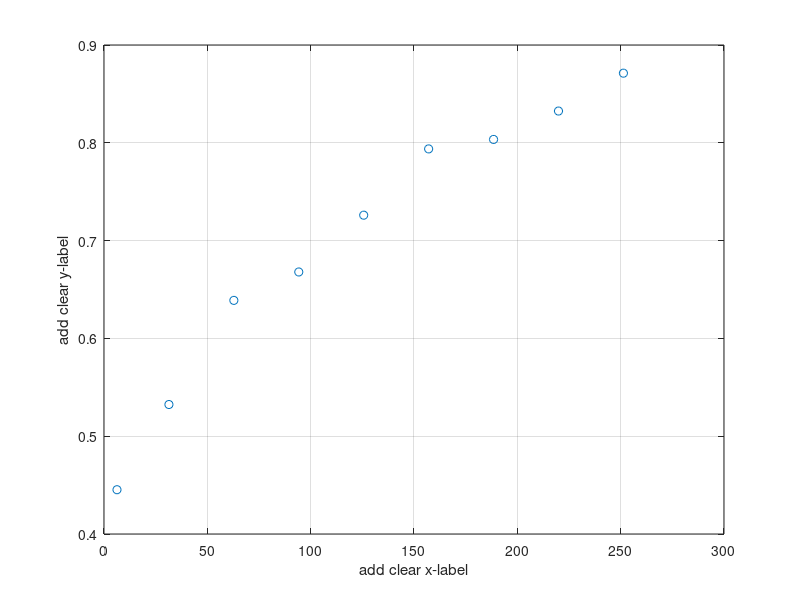

MATLAB code to generate this figure: (Note: this script raises an error after producing the figure.)
%%%%%%%%%%%%%%%%%%%%%%%%%%%%%%%%%%%%%%%%%%%%%%%%%%%%%%%%%%%%%%%%%%%%%%%%%%%
%                                                                         
%   Script name:        Lab1_5EWA0_c3_s1_template.m                      
%   Comments:           Template script for Lab 1 question 3.1
%
%%%%%%%%%%%%%%%%%%%%%%%%%%%%%%%%%%%%%%%%%%%%%%%%%%%%%%%%%%%%%%%%%%%%%%%%%%%

clear all;
close all;
clc;

% TODO: save this script in your own work folder. Remove template from the
% name and add your own name.

%% Measurement data

% TODO: fill measurement results in data vectors
n = [1, (5:5:40)];                             % rotational speed [rev/s]
omega_m = 2*pi*n;                         % rotational speed [rad/s]
Ia = [0.46, 0.55, 0.66, 0.69, 0.75, 0.82, 0.83, 0.86, 0.9];                            % measured armature current
k_phi = 0.968;                           % calculated value from previous section


%% Calculations 

% TODO: add equation to calculate friction torque T_f and mechanical power
% delivered by the DC machine.
T_f = k_phi*Ia;

%% Plot results

figure('units','normalized','outerposition',[0 0 1 1]);

% TODO: add data to plot the speed vs the friction torque
plot(omega_m, T_f,'o');                         % add variables to plot. 'o' symbol is added to represent the data on plot using circles instead of line
grid on;
xlabel('add clear x-label');        % add x label
ylabel('add clear y-label');        % add y label

%% Data fit 
% TODO: Add fit to measured curve of friction torque Tfw using the fit function.
%
% fitobject = fit(x,y,fitType) creates the fit to the data in x and y with the model specified by fitType.
% fitType is a model type to fit, which can be chosen from, for example:
%
% 1. 'poly1' - Linear polynomial curve
% 2. 'poly2' - Quadratic polynomial curve
% 3. 'poly3' - Cubic polynomial curve
%
% Think about the order of polynomial order based on the type of dependency you have. 

% 2. plot fitting result. 
%
% Note: Instead of line vectors, the x and y axis vectors should be transformed 
% in columnn vectors : x' and y'.

f = fit(omega_m', T_f','poly1');

% Plot fit result in same window as the measurement data. 
hold all;
plot(f);
xlabel('omega_m');        % add x label
ylabel('T_f');        % add y label
%% Plot results

% TODO: Finalise plots with legend, axis labels, units etc.
